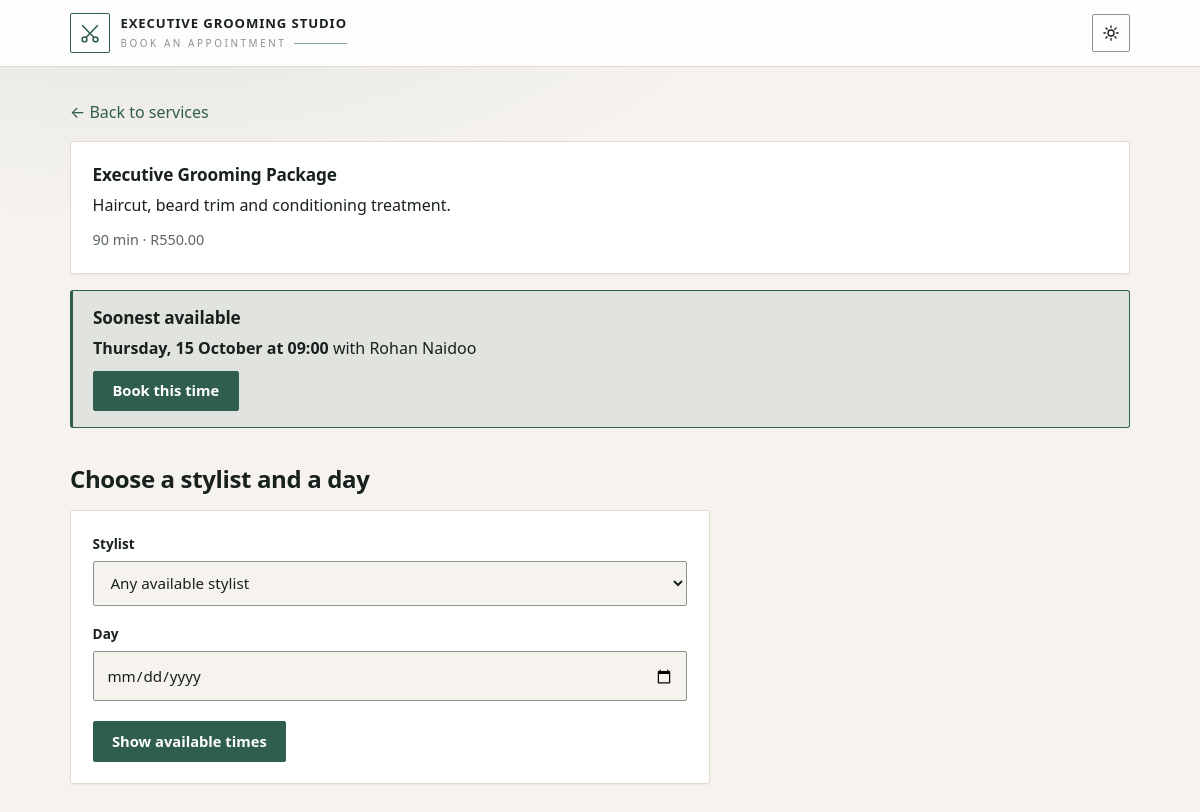
/public/book.php?service_id=5, run on the app's committed database.
### tables this page shows
CREATE TABLE Service (
    service_id INT AUTO_INCREMENT PRIMARY KEY,
    name VARCHAR(100) NOT NULL,
    description TEXT,
    duration_minutes INT NOT NULL CHECK (duration_minutes > 0),
    price DECIMAL(8,2) NOT NULL CHECK (price > 0),
    image VARCHAR(255) NULL    
);

CREATE TABLE Stylist (
    stylist_id INT AUTO_INCREMENT PRIMARY KEY,
    name VARCHAR(100) NOT NULL,
    email VARCHAR(150) NOT NULL UNIQUE,
    password_hash VARCHAR(255) NOT NULL,
    specialty VARCHAR(100),
    working_hours VARCHAR(255) NOT NULL
);

### classes/Service.php (called while the page is built, shortened)
<?php
class Service
{
    public static function find(int $serviceId): ?array
    {
        $db   = Database::getConnection();
        $stmt = $db->prepare(
            'SELECT service_id, name, description, duration_minutes, price, image
             FROM Service
             WHERE service_id = :id'
        );
        $stmt->execute([':id' => $serviceId]);
        $row = $stmt->fetch();
        return $row === false ? null : $row;
    }
}

### config/helpers.php (called while the page is built, shortened)
<?php
function e(string $text): string
{
    return htmlspecialchars($text, ENT_QUOTES, 'UTF-8');
}
function inputText(array $source, string $key, string $default = ''): string
{
    $value = $source[$key] ?? null;
    return is_string($value) ? $value : $default;
}

### classes/Stylist.php (called while the page is built, shortened)
<?php
class Stylist
{
    public static function getAll(): array
    {
        $db   = Database::getConnection();
        $stmt = $db->query(
            'SELECT stylist_id, name, specialty, working_hours
             FROM Stylist
             ORDER BY name'
        );
        return $stmt->fetchAll();
    }
    public static function getWorkingWindow(string $workingHours, DateTimeImmutable $date): ?array
    {
        $dayNumbers = ['Mon' => 1, 'Tue' => 2, 'Wed' => 3, 'Thu' => 4, 'Fri' => 5, 'Sat' => 6, 'Sun' => 7];
        $pattern    = '/^(Mon|Tue|Wed|Thu|Fri|Sat|Sun)-(Mon|Tue|Wed|Thu|Fri|Sat|Sun)\s+(\d{2}):(\d{2})-(\d{2}):(\d{2})$/';
        if (!preg_match($pattern, trim($workingHours), $m)) {
            return null;
        }
        $firstDay = $dayNumbers[$m[1]];
        $lastDay  = $dayNumbers[$m[2]];
        $today    = (int) $date->format('N');
        if ($firstDay <= $lastDay) {
            $works = ($today >= $firstDay && $today <= $lastDay);
        } else {
            $works = ($today >= $firstDay || $today <= $lastDay);
        }
        $open  = $date->setTime((int) $m[3], (int) $m[4]);
        $close = $date->setTime((int) $m[5], (int) $m[6]);
        return ($close > $open) ? [$open, $close] : null;
    }
}

### classes/Booking.php (called while the page is built, shortened)
<?php
require_once __DIR__ . '/Stylist.php';
class Booking
{
    public static function getAvailableSlots(array $stylist, int $durationMinutes, DateTimeImmutable $date, ?int $ignoreBookingId = null): array
    {
        $window = Stylist::getWorkingWindow($stylist['working_hours'], $date);
        [$open, $close] = $window;
        $db   = Database::getConnection();
        $sql    = "SELECT start_time, end_time
                   FROM Booking
                   WHERE stylist_id = :stylist_id
                     AND status <> 'cancelled'
                     AND start_time < :close
                     AND end_time > :open";
        $params = [
            ':stylist_id' => $stylist['stylist_id'],
            ':open'       => $open->format('Y-m-d H:i:s'),
            ':close'      => $close->format('Y-m-d H:i:s'),
        ];
        $stmt = $db->prepare($sql);
        $stmt->execute($params);
        $booked = $stmt->fetchAll();
        $now      = new DateTimeImmutable('now');
        $duration = new DateInterval('PT' . $durationMinutes . 'M');
        $step     = new DateInterval('PT' . self::SLOT_STEP_MINUTES . 'M');
        $slots    = [];
        for ($start = $open; ; $start = $start->add($step)) {
            $end = $start->add($duration);
            if ($end > $close) {
                break;
            }
            if ($start <= $now) {
                continue;
            }
            $slots[] = $start;
        }
        return $slots;
    }
    public static function suggestSlot(array $stylists, ?array $preferred, int $durationMinutes, int $horizonDays = 21): ?array
    {
        $today = new DateTimeImmutable('today');
        $best = null;
        foreach ($stylists as $other) {
            $time = self::soonestFor($other, $durationMinutes, $today, $horizonDays);
            if ($time !== null && ($best === null || $time < $best['start'])) {
                $best = ['stylist' => $other, 'start' => $time, 'preferred' => ($preferred === null)];
            }
        }
        return $best;
    }
    private static function soonestFor(array $stylist, int $durationMinutes, DateTimeImmutable $firstDay, int $horizonDays): ?DateTimeImmutable
    {
        for ($i = 0; $i < $horizonDays; $i++) {
            $slots = self::getAvailableSlots($stylist, $durationMinutes, $firstDay->add(new DateInterval('P' . $i . 'D')));
            if (count($slots) > 0) {
                return $slots[0];
            }
        }
        return null;
    }
    private static function overlapsAny(DateTimeImmutable $start, DateTimeImmutable $end, array $booked): bool
    {
        return false;
    }
}

### public/book.php (the view, shortened to what this page needs)
<?php
require_once __DIR__ . '/../config/helpers.php';
require_once __DIR__ . '/../classes/Service.php';
require_once __DIR__ . '/../classes/Stylist.php';
require_once __DIR__ . '/../classes/Booking.php';
$service  = null;
$stylists = [];
$error    = null;
$serviceId = filter_input(INPUT_GET, 'service_id', FILTER_VALIDATE_INT);
try {
    if ($serviceId !== false && $serviceId !== null) {
        $service = Service::find($serviceId);
    }
    $stylists = Stylist::getAll();
} catch (PDOException $ex) {
    error_log('Could not load booking page: ' . $ex->getMessage());
    $error = 'Sorry, something went wrong on our side. Please try again later.';
}
$stylistChoice = inputText($_GET, 'stylist_id', 'any');
$dateInput     = inputText($_GET, 'date', '');
if (!$error) {
    $selected = [];
    if ($stylistChoice === 'any') {
        $selected = $stylists;
    }
}
$suggestion    = null;
$preferredName = null;
if (!$error && isset($selected) && count($selected) > 0) {
    try {
        $preferred     = ($stylistChoice === 'any') ? null : $selected[0];
        $preferredName = ($preferred !== null) ? $preferred['name'] : null;
        $suggestion    = Booking::suggestSlot($stylists, $preferred, (int) $service['duration_minutes']);
    } catch (PDOException $ex) {
        error_log('Could not work out the soonest time: ' . $ex->getMessage());
    }
}
?>
<!DOCTYPE html>
<html lang="en">
<head>
    <link rel="stylesheet" href="assets/css/style.css?v=<?= (int) @filemtime(__DIR__ . '/assets/css/style.css') ?>">
</head>
<body>
    <header class="site-header">
        <h1>Executive Grooming Studio</h1>
        <p>Book an appointment</p>
    </header>
    <main class="container">
        <p><a href="index.php">&larr; Back to services</a></p>
        <?php if ($error): ?>
            <p class="error"><?= e($error) ?></p>
        <?php else: ?>
            <section class="service-card">
                <h3><?= e($service['name']) ?></h3>
                <p><?= e($service['description'] ?? '') ?></p>
                <p class="meta">
                    <?= (int) $service['duration_minutes'] ?> min
                    &middot; R<?= number_format((float) $service['price'], 2) ?>
                </p>
            </section>
            <?php if (isset($selected) && count($selected) > 0): ?>
                <section class="suggestion">
                    <h3>Soonest available</h3>
                    <?php if ($suggestion === null): ?>
                        <p>There are no free times in the next 21 days<?= $preferredName !== null ? ' with ' . e($preferredName) . ' or any other stylist' : '' ?>. Please try again later or call the salon.</p>
                    <?php else: ?>
                        <p><strong><?= e($suggestion['start']->format('l, j F')) ?> at <?= e($suggestion['start']->format('H:i')) ?></strong>
                            with <?= e($suggestion['stylist']['name']) ?></p>
                        <a class="button" href="book_details.php?<?= e(http_build_query([
                            'service_id' => $service['service_id'],
                            'stylist_id' => $suggestion['stylist']['stylist_id'],
                            'start'      => $suggestion['start']->format('Y-m-d H:i'),
                        ])) ?>">Book this time</a>
                    <?php endif; ?>
                </section>
            <?php endif; ?>
            <h2>Choose a stylist and a day</h2>
            <form method="get" action="book.php" class="booking-form">
                <label for="stylist_id">Stylist</label>
                <select name="stylist_id" id="stylist_id">
                    <option value="any">Any available stylist</option>
                </select>
                <label for="date">Day</label>
                <input type="date" name="date" id="date"
                       min="<?= e((new DateTimeImmutable('today'))->format('Y-m-d')) ?>"
                       value="<?= e($dateInput) ?>" required>
                <button type="submit" class="button">Show available times</button>
            </form>
        <?php endif; ?>
    </main>
</body>
</html>

### data on the page
service: name "Executive Grooming Package", description "Haircut, beard trim and conditioning treatment.", duration_minutes "90", price "550.00"
stylist: name "Rohan Naidoo"

### other printed values
$suggestion['start']->format('l, j F') "Thursday, 15 October"
$suggestion['start']->format('H:i') "09:00"
